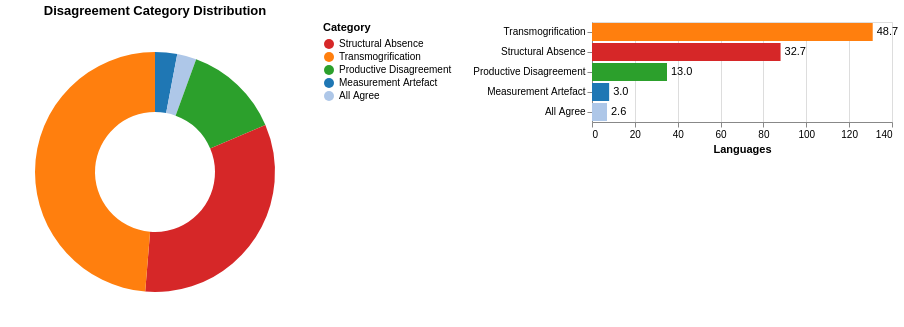

Notebook cell for this chart:
### Markdown cell above
## 3.2 Category Distribution

### Code cell
counts = (
    df.groupby('category')
    .size()
    .reset_index(name='n')
    .assign(
        label=lambda d: d['category'].map(CATEGORY_LABELS),
        pct=lambda d: (d['n'] / d['n'].sum() * 100).round(1),
        pct_label=lambda d: d.apply(lambda r: f"{r['label']}\n{r['n']} ({r['pct']}%)", axis=1),
    )
)

donut = alt.Chart(counts).mark_arc(innerRadius=60, outerRadius=120).encode(
    theta=alt.Theta('n:Q'),
    color=alt.Color(
        'category:N',
        scale=alt.Scale(
            domain=list(CATEGORY_COLOURS.keys()),
            range=list(CATEGORY_COLOURS.values())
        ),
        legend=alt.Legend(title='Category', labelExpr=
            "{'STRUCTURAL_ABSENCE':'Structural Absence','TRANSMOGRIFICATION':'Transmogrification',"
            "'PRODUCTIVE_DISAGREEMENT':'Productive Disagreement','MEASUREMENT_ARTEFACT':'Measurement Artefact',"
            "'NOT_APPLICABLE':'All Agree'}[datum.label]"
        )
    ),
    tooltip=['label:N', 'n:Q', 'pct:Q']
).properties(width=300, height=300, title='Disagreement Category Distribution')

bar = alt.Chart(counts).mark_bar().encode(
    x=alt.X('n:Q', title='Languages'),
    y=alt.Y('category:N', sort='-x', title=None,
            axis=alt.Axis(labelExpr=
                "{'STRUCTURAL_ABSENCE':'Structural Absence','TRANSMOGRIFICATION':'Transmogrification',"
                "'PRODUCTIVE_DISAGREEMENT':'Productive Disagreement','MEASUREMENT_ARTEFACT':'Measurement Artefact',"
                "'NOT_APPLICABLE':'All Agree'}[datum.label]"
            )),
    color=alt.Color('category:N',
        scale=alt.Scale(domain=list(CATEGORY_COLOURS.keys()), range=list(CATEGORY_COLOURS.values())),
        legend=None),
    text=alt.Text('pct:Q', format='.1f'),
    tooltip=['label:N', 'n:Q', 'pct:Q']
).mark_bar() + alt.Chart(counts).mark_text(align='left', dx=4).encode(
    x=alt.X('n:Q'),
    y=alt.Y('category:N', sort='-x'),
    text=alt.Text('pct:Q', format='.1f')
)

(donut | bar).resolve_scale(color='independent')

### Figure 1 — Vega specification as saved in the notebook (floating-point values rounded to 4 significant figures)
{"$schema": "https://vega.github.io/schema/vega/v6.json", "data": [{"name": "source_0"}, {"name": "data_1", "values": [{"category": "MEASUREMENT_ARTEFACT", "label": "Measurement Artefact", "n": 8, "n_end": 8.0, "n_start": 0.0, "pct": 3.0}, {"category": "NOT_APPLICABLE", "label": "All Agree", "n": 7, "n_end": 15.0, "n_start": 8.0, "pct": 2.6}, {"category": "PRODUCTIVE_DISAGREEMENT", "label": "Productive Disagreement", "n": 35, "n_end": 50.0, "n_start": 15.0, "pct": 13.0}, {"category": "STRUCTURAL_ABSENCE", "label": "Structural Absence", "n": 88, "n_end": 138.0, "n_start": 50.0, "pct": 32.7}, {"category": "TRANSMOGRIFICATION", "label": "Transmogrification", "n": 131, "n_end": 269.0, "n_start": 138.0, "pct": 48.7}]}, {"name": "data_2", "values": [{"category": "MEASUREMENT_ARTEFACT", "label": "Measurement Artefact", "n": 8, "n_end": 8.0, "n_start": 0.0, "pct": 3.0}, {"category": "NOT_APPLICABLE", "label": "All Agree", "n": 7, "n_end": 7.0, "n_start": 0.0, "pct": 2.6}, {"category": "PRODUCTIVE_DISAGREEMENT", "label": "Productive Disagreement", "n": 35, "n_end": 35.0, "n_start": 0.0, "pct": 13.0}, {"category": "STRUCTURAL_ABSENCE", "label": "Structural Absence", "n": 88, "n_end": 88.0, "n_start": 0.0, "pct": 32.7}, {"category": "TRANSMOGRIFICATION", "label": "Transmogrification", "n": 131, "n_end": 131.0, "n_start": 0.0, "pct": 48.7}]}, {"name": "data_3", "values": [{"category": "MEASUREMENT_ARTEFACT", "n": 8, "pct": 3.0}, {"category": "NOT_APPLICABLE", "n": 7, "pct": 2.6}, {"category": "PRODUCTIVE_DISAGREEMENT", "n": 35, "pct": 13.0}, {"category": "STRUCTURAL_ABSENCE", "n": 88, "pct": 32.7}, {"category": "TRANSMOGRIFICATION", "n": 131, "pct": 48.7}]}, {"name": "source_0_concat_1_y_domain_category", "values": [{"category": "MEASUREMENT_ARTEFACT", "sort_field": 8}, {"category": "NOT_APPLICABLE", "sort_field": 7}, {"category": "PRODUCTIVE_DISAGREEMENT", "sort_field": 35}, {"category": "STRUCTURAL_ABSENCE", "sort_field": 88}, {"category": "TRANSMOGRIFICATION", "sort_field": 131}]}], "signals": [{"name": "childWidth", "value": 300}, {"name": "concat_0_height", "value": 300}, {"name": "concat_1_y_step", "value": 20}, {"name": "concat_1_height", "update": "bandspace(domain('concat_1_y').length, 0.1, 0.05) * concat_1_y_step"}], "marks": [{"type": "group", "name": "concat_0_group", "encode": {"update": {"width": {"signal": "childWidth"}, "height": {"signal": "concat_0_height"}}}, "marks": [{"type": "arc", "name": "concat_0_marks", "from": {"data": "data_1"}, "encode": {"update": {"endAngle": {"field": "n_start", "scale": "concat_0_theta"}, "innerRadius": {"value": 60}, "outerRadius": {"value": 120}, "fill": {"field": "category", "scale": "concat_0_color"}, "tooltip": {"signal": "{\"label\": isValid(datum[\"label\"]) ? datum[\"label\"] : \"\"+datum[\"label\"], \"n\": format(datum[\"n\"], \"\"), \"pct\": format(datum[\"pct\"], \"\")}"}, "x": {"signal": "childWidth", "mult": 0.5}, "y": {"signal": "concat_0_height", "mult": 0.5}, "startAngle": {"field": "n_end", "scale": "concat_0_theta"}}}, "style": ["arc"]}], "title": {"text": "Disagreement Category Distribution", "frame": "group"}, "style": "view", "legends": [{"title": "Category", "fill": "concat_0_color", "symbolType": "circle", "encode": {"labels": {"update": {"text": {"signal": "{'STRUCTURAL_ABSENCE':'Structural Absence','TRANSMOGRIFICATION':'Transmogrification','PRODUCTIVE_DISAGREEMENT':'Productive Disagreement','MEASUREMENT_ARTEFACT':'Measurement Artefact','NOT_APPLICABLE':'All Agree'}[datum.label]"}}}}}]}, {"type": "group", "name": "concat_1_group", "encode": {"update": {"height": {"signal": "concat_1_height"}, "width": {"signal": "childWidth"}}}, "marks": [{"type": "rect", "name": "concat_1_layer_0_marks", "from": {"data": "data_2"}, "encode": {"update": {"x2": {"field": "n_start", "scale": "concat_1_x"}, "y": {"field": "category", "scale": "concat_1_y"}, "fill": {"field": "category", "scale": "concat_1_color"}, "tooltip": {"signal": "{\"label\": isValid(datum[\"label\"]) ? datum[\"label\"] : \"\"+datum[\"label\"], \"n\": format(datum[\"n\"], \"\"), \"pct\": format(datum[\"pct\"], \"\")}"}, "x": {"field": "n_end", "scale": "concat_1_x"}, "height": {"signal": "max(0.25, bandwidth('concat_1_y'))"}}}, "style": ["bar"]}, {"type": "text", "name": "concat_1_layer_1_marks", "from": {"data": "data_3"}, "encode": {"update": {"baseline": {"value": "middle"}, "text": {"signal": "format(datum[\"pct\"], \".1f\")"}, "fill": {"value": "black"}, "y": {"field": "category", "scale": "concat_1_y", "band": 0.5}, "dx": {"value": 4}, "x": {"field": "n", "scale": "concat_1_x"}, "align": {"value": "left"}}}, "style": ["text"]}], "axes": [{"scale": "concat_1_x", "aria": false, "maxExtent": 0, "minExtent": 0, "ticks": false, "domain": false, "orient": "bottom", "gridScale": "concat_1_y", "grid": true, "tickCount": {"signal": "ceil(childWidth/40)"}, "labels": false, "zindex": 0}, {"scale": "concat_1_x", "labelOverlap": true, "title": "Languages", "tickCount": {"signal": "ceil(childWidth/40)"}, "zindex": 0, "grid": false, "orient": "bottom", "labelFlush": true}, {"scale": "concat_1_y", "encode": {"labels": {"update": {"text": {"signal": "{'STRUCTURAL_ABSENCE':'Structural Absence','TRANSMOGRIFICATION':'Transmogrification','PRODUCTIVE_DISAGREEMENT':'Productive Disagreement','MEASUREMENT_ARTEFACT':'Measurement Artefact','NOT_APPLICABLE':'All Agree'}[datum.label]"}}}}, "zindex": 0, "orient": "left", "grid": false}], "style": "cell"}], "scales": [{"name": "concat_0_theta", "type": "linear", "domain": {"data": "data_1", "fields": ["n_start", "n_end"]}, "range": [0, 6.283], "zero": true}, {"name": "concat_0_color", "type": "ordinal", "domain": ["STRUCTURAL_ABSENCE", "TRANSMOGRIFICATION", "PRODUCTIVE_DISAGREEMENT", "MEASUREMENT_ARTEFACT", "NOT_APPLICABLE"], "range": ["#d62728", "#ff7f0e", "#2ca02c", "#1f77b4", "#aec7e8"]}, {"name": "concat_1_x", "type": "linear", "domain": {"fields": [{"data": "data_2", "field": "n_start"}, {"data": "data_2", "field": "n_end"}, {"data": "data_3", "field": "n"}]}, "range": [0, {"signal": "childWidth"}], "zero": true, "nice": true}, {"name": "concat_1_y", "type": "band", "domain": {"data": "source_0_concat_1_y_domain_category", "field": "category", "sort": {"op": "max", "field": "sort_field", "order": "descending"}}, "range": {"step": {"signal": "concat_1_y_step"}}, "paddingInner": 0.1, "paddingOuter": 0.05}, {"name": "concat_1_color", "type": "ordinal", "domain": ["STRUCTURAL_ABSENCE", "TRANSMOGRIFICATION", "PRODUCTIVE_DISAGREEMENT", "MEASUREMENT_ARTEFACT", "NOT_APPLICABLE"], "range": ["#d62728", "#ff7f0e", "#2ca02c", "#1f77b4", "#aec7e8"]}], "padding": 5, "background": "white", "layout": {"padding": 20, "bounds": "full", "align": "each"}}
